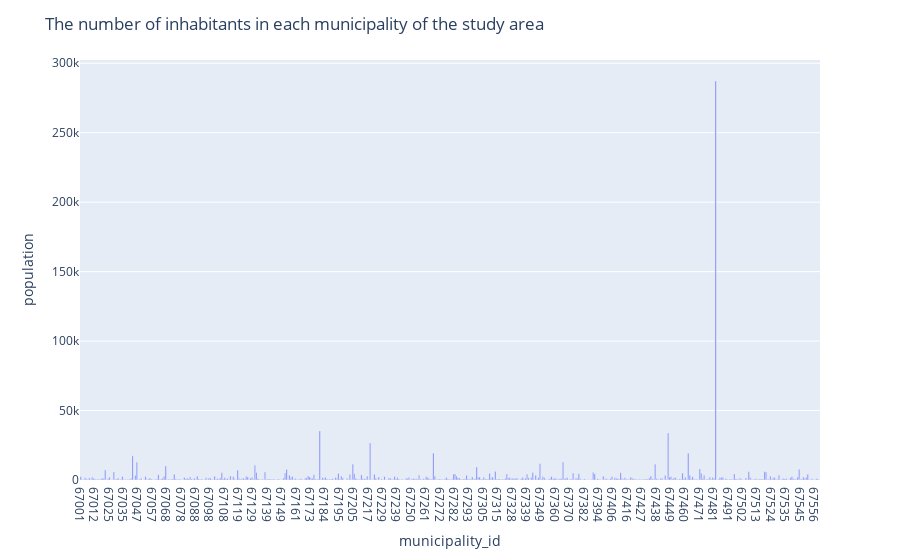

The notebook cell saved with this chart:
### Markdown cell above
#### a. Create a bar plot indicating the number of inhabitants in each municipality of the study area. Also, provide this information on a map.

### Code cell
fig = px.bar(df_studied_areas_population, x='municipality_id', y='population')
fig.update_layout(title="The number of inhabitants in each municipality of the study area")
fig.show()

### Figure 1 — Plotly figure (JSON) as saved in the notebook; plotly's stock layout.template omitted (floating-point values rounded to 4 significant figures; data arrays with more than 128 entries replaced by an {"elided": "..."} marker saying what was removed)
{"data": [{"alignmentgroup": "True", "hovertemplate": "municipality_id=%{x}<br>population=%{y}<extra></extra>", "legendgroup": "", "marker": {"color": "#636efa", "pattern": {"shape": ""}}, "name": "", "offsetgroup": "", "orientation": "v", "showlegend": false, "textposition": "auto", "type": "bar", "x": {"elided": "514 str values"}, "xaxis": "x", "y": {"elided": "514 float values"}, "yaxis": "y"}], "layout": {"barmode": "relative", "legend": {"tracegroupgap": 0}, "margin": {"t": 60}, "title": {"text": "The number of inhabitants in each municipality of the study area"}, "xaxis": {"anchor": "y", "domain": [0, 1], "title": {"text": "municipality_id"}}, "yaxis": {"anchor": "x", "domain": [0, 1], "title": {"text": "population"}}}}
